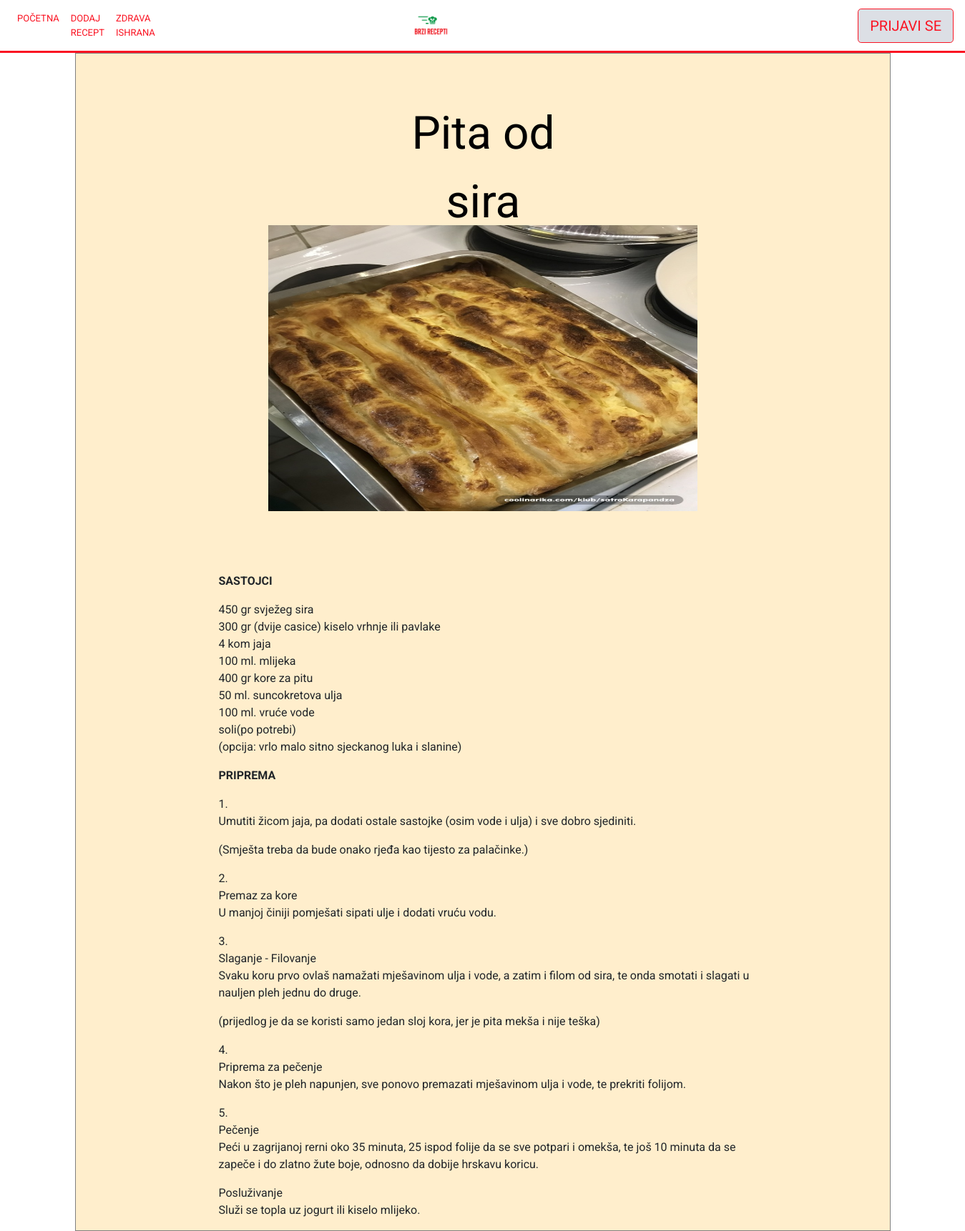
The app's page /recepti/5/ with its own data.
### recepti/models.py (models this page shows, shortened)
class Jela(models.Model):
    ime = models.CharField(max_length=100)
    slika = models.FileField()
    kategorija = models.ForeignKey(Kategorije, on_delete=models.CASCADE, null=True)  # Doručak, Ručak, Večera, Užina
    sastojci = models.ManyToManyField(Sastojci)
    sastojci_opis = models.TextField(null=True)
    nacin_pripreme = models.TextField()
    je_vegeterijansko = models.BooleanField(default=False)
    class Meta:
        verbose_name_plural = "Jela"

### recepti/views.py (the view)
# urls.py: path('recepti/<int:pk>/', views.DetailView.as_view(), name='detalji'),
class DetailView(generic.DetailView):  # detalji recepta
    context_object_name = 'jelo'
    model = Jela
    template_name = 'recepti/detail.html'

### recepti/templates/recepti/detail.html (shortened to what this page needs)
{% extends 'recepti/base.html' %}
{% load staticfiles %}
{% block body %}
  <link rel="stylesheet" type="text/css" href="{% static 'recepti/detail.css' %}" >
    <div class="container">
        <div class="ime">
         <h> {{jelo.ime}} </h>
        </div>
         <div class="slika">
             <img src="{{jelo.slika.url}}" class="slikajela" width="600" height="400">
        </div>
         <div class="recept">
            <div class="sastojci">
                <P class="prvi" style="font-weight: bold;">SASTOJCI</P>
                <p> {{jelo.sastojci_opis|linebreaks}}</p>
            </div>
            <div class="priprema">
                <P class="drugi" style="font-weight: bold;">PRIPREMA</P>
                <p> {{jelo.nacin_pripreme|linebreaks}}</p>
            </div>
         </div>
    </div>
{% endblock %}

### recepti/static/recepti/style.css (style rules this page uses)
.slika { margin-left: 487px; }
body { font-family: 'Roboto', sans-serif; }

### recepti/static/recepti/detail.css (style rules this page uses)
.container { width: 100%; border: 1px solid gray; background-color: #ffeecc; }
.container .ime { width: 384px; height: 240px; margin-left:363px; font-size: 4em; padding: 1em; color: black; clear: left; text-align: center; }
.container .slika { margin-left: 254px; }
.container .recept { display: inline-block; width: 100% }
.container .recept .sastojci { width: 100%; margin-top: 86px; margin-left: 185px; display: inline-block; vertical-align: top; }
.container .recept .priprema { width: 70%; margin-left: 185px; display: inline-block; vertical-align: top; }

### records on screen
Jela: ime "Pita od sira", slika (picture), sastojci_opis "450 gr svježeg sira 300 gr (dvije casice) kiselo vrhnje ili pavlake 4 kom jaja 100 ml. mlijeka 400 gr kore za pitu 50 ml. suncokretova ulja 100 ml. vruće vode soli(po potrebi) (opcija: vrlo malo sitno sjeckanog luka i slanine)", nacin_pripreme "1. Umutiti žicom jaja, pa dodati ostale sastojke (osim vode i ulja) i sve dobro sjediniti. (Smješta treba da bude onako rjeđa kao tijesto za palačinke.) 2. Premaz za kore U manjoj činiji pomješati sipati ulje i dodati vruću vodu. 3. Slaganje - Filovanje Svaku koru prvo ovlaš namažati mješavinom ulja i vode, a zatim i filom od sira, te onda smotati i slagati u nauljen pleh jednu do druge. (prijedlog je da se koristi samo jedan sloj kora, jer je pita mekša i nije teška) 4. Priprema za pečenje Nakon što je pleh napunjen, sve ponovo premazati mješavinom ulja i vode, te prekriti folijom. 5. Pečenje Peći u zagrijanoj rerni oko 35 minuta, 25 ispod folije da se sve potpari i omekša, te još 10…"
